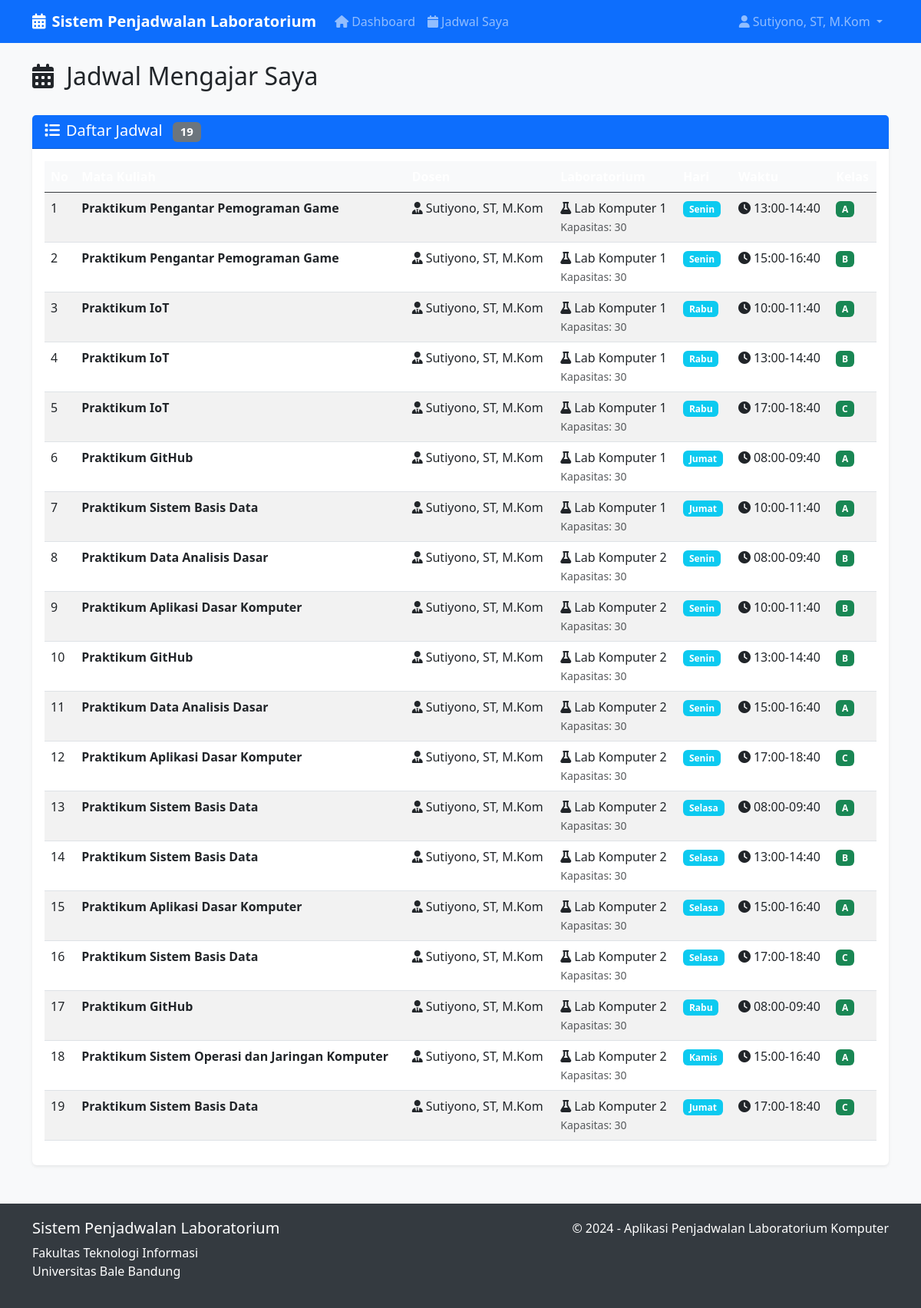
The page /schedules (signed in) on the database its author committed.
### app.py (models this page shows)
class User(db.Model):
    id = db.Column(db.Integer, primary_key=True)
    username = db.Column(db.String(80), unique=True, nullable=False)
    password = db.Column(db.String(120), nullable=False)
    role = db.Column(db.String(20), nullable=False)  # admin, staff, lecturer
    full_name = db.Column(db.String(100), nullable=False)
    schedules = db.relationship('Schedule', backref='lecturer', lazy=True)

class Schedule(db.Model):
    id = db.Column(db.Integer, primary_key=True)
    course_id = db.Column(db.Integer, db.ForeignKey('course.id'), nullable=False)
    lecturer_id = db.Column(db.Integer, db.ForeignKey('user.id'), nullable=False)
    lab_id = db.Column(db.Integer, db.ForeignKey('lab.id'), nullable=False)
    day = db.Column(db.String(10), nullable=False)  # Senin, Selasa, etc.
    time_slot = db.Column(db.String(20), nullable=False)  # 08:00-10:00, etc.
    class_name = db.Column(db.String(5), nullable=False)  # A, B, C
    created_at = db.Column(db.DateTime, default=datetime.utcnow)

class Course(db.Model):
    id = db.Column(db.Integer, primary_key=True)
    code = db.Column(db.String(20), unique=True, nullable=False)
    course_name = db.Column(db.String(100), nullable=False)
    semester = db.Column(db.Integer, nullable=False)  # 1-8
    sks = db.Column(db.Integer, nullable=False)  # 1-4
    schedules = db.relationship('Schedule', backref='course', lazy=True)

class Lab(db.Model):
    id = db.Column(db.Integer, primary_key=True)
    lab_name = db.Column(db.String(50), nullable=False)
    capacity = db.Column(db.Integer, nullable=False)
    schedules = db.relationship('Schedule', backref='laboratory', lazy=True)

### app.py (the view)
@app.route('/schedules')
def schedules():
    if 'user_id' not in session:
        return redirect(url_for('login'))
    user = User.query.get(session['user_id'])
    query = Schedule.query
    if user.role == 'lecturer':
        query = query.filter_by(lecturer_id=user.id)
    lab_id = request.args.get('lab_id')
    day = request.args.get('day')
    if lab_id:
        query = query.filter_by(lab_id=lab_id)
    if day:
        query = query.filter_by(day=day)
    schedules = query.all()
    return render_template('schedules.html', schedules=schedules, user=user, labs=Lab.query.all())

### templates/schedules.html (shortened to what this page needs)
{% extends "base.html" %}
{% block content %}
<div class="row">
    <div class="col-12">
        <div class="d-flex justify-content-between align-items-center mb-4">
            <h2>
                <i class="fas fa-calendar-alt me-2"></i>
                {% if user.role == 'lecturer' %}Jadwal Mengajar Saya{% else %}Manajemen Jadwal{% endif %}
            </h2>
        </div>
    </div>
</div>
<div class="row">
    <div class="col-12">
        <div class="card">
            <div class="card-header">
                <h5 class="mb-0">
                    <i class="fas fa-list me-2"></i>Daftar Jadwal
                    {% if schedules %}
                    <span class="badge bg-secondary ms-2">{{ schedules|length }}</span>
                    {% endif %}
                </h5>
            </div>
            <div class="card-body">
                {% if schedules %}
                <div class="table-responsive">
                    <table class="table table-striped table-hover">
                        <thead class="table-dark">
                            <tr>
                                <th>No</th>
                                <th>Mata Kuliah</th>
                                <th>Dosen</th>
                                <th>Laboratorium</th>
                                <th>Hari</th>
                                <th>Waktu</th>
                                <th>Kelas</th>
                            </tr>
                        </thead>
                        <tbody>
                            {% for schedule in schedules %}
                            <tr>
                                <td>{{ loop.index }}</td>
                                <td>
                                    <strong>{{ schedule.course.course_name }}</strong>
                                </td>
                                <td>
                                    <i class="fas fa-user-tie me-1"></i>{{ schedule.lecturer.full_name }}
                                </td>
                                <td>
                                    <i class="fas fa-flask me-1"></i>{{ schedule.laboratory.lab_name }}
                                    <br><small class="text-muted">Kapasitas: {{ schedule.laboratory.capacity }}</small>
                                </td>
                                <td>
                                    <span class="badge bg-info">{{ schedule.day }}</span>
                                </td>
                                <td>
                                    <i class="fas fa-clock me-1"></i>{{ schedule.time_slot }}
                                </td>
                                <td>
                                    <span class="badge bg-success">{{ schedule.class_name }}</span>
                                </td>
                            </tr>
                            {% endfor %}
                        </tbody>
                    </table>
                </div>
                {% endif %}
            </div>
        </div>
    </div>
</div>
{% endblock %}

### templates/base.html (shortened to what this page needs)
<!DOCTYPE html>
<html lang="id">
<head>
    <link href="https://cdn.jsdelivr.net/npm/bootstrap@5.3.0/dist/css/bootstrap.min.css" rel="stylesheet">
    <link href="https://cdnjs.cloudflare.com/ajax/libs/font-awesome/6.0.0/css/all.min.css" rel="stylesheet">
</head>
<body>
    <nav class="navbar navbar-expand-lg navbar-dark bg-primary">
        <div class="container">
            <a class="navbar-brand" href="{{ url_for('dashboard') }}">
                <i class="fas fa-calendar-alt me-2"></i>Sistem Penjadwalan Laboratorium
            </a>
            {% if session.user_id %}
            <div class="collapse navbar-collapse" id="navbarNav">
                <ul class="navbar-nav me-auto">
                    <li class="nav-item">
                        <a class="nav-link" href="{{ url_for('dashboard') }}">
                            <i class="fas fa-home me-1"></i>Dashboard
                        </a>
                    </li>
                    {% if session.role == 'lecturer' %}
                    <li class="nav-item">
                        <a class="nav-link" href="{{ url_for('schedules') }}">
                            <i class="fas fa-calendar me-1"></i>Jadwal Saya
                        </a>
                    </li>
                    {% endif %}
                </ul>
                <ul class="navbar-nav">
                    <li class="nav-item dropdown">
                        <a class="nav-link dropdown-toggle" href="#" role="button" data-bs-toggle="dropdown">
                            <i class="fas fa-user me-1"></i>{{ session.full_name }}
                        </a>
                    </li>
                </ul>
            </div>
            {% endif %}
        </div>
    </nav>
    <div class="container mt-4">
        {% block content %}{% endblock %}
    </div>
    <footer class="footer">
        <div class="container">
            <div class="row">
                <div class="col-md-6">
                    <h5>Sistem Penjadwalan Laboratorium</h5>
                    <p>Fakultas Teknologi Informasi<br>Universitas Bale Bandung</p>
                </div>
                <div class="col-md-6 text-md-end">
                    <p>&copy; 2024 - Aplikasi Penjadwalan Laboratorium Komputer</p>
                </div>
            </div>
        </div>
    </footer>
</body>
</html>

### templates/base.html (style rules this page uses)
body { background-color: #f8f9fa; }
.navbar-brand { font-weight: bold; }
.card { box-shadow: 0 0.125rem 0.25rem rgba(0, 0, 0, 0.075); border: none; }
.card-header { background-color: #0d6efd; color: white; font-weight: 600; }
.table th { background-color: #f8f9fa; border-top: none; }
.footer { background-color: #343a40; color: white; padding: 20px 0; margin-top: 50px; }

### rows shown on the page
User: full_name "Sutiyono, ST, M.Kom"
Schedule: course.course_name "Praktikum Pengantar Pemograman Game", lecturer.full_name "Sutiyono, ST, M.Kom", laboratory.lab_name "Lab Komputer 1", laboratory.capacity "30", day "Senin", time_slot "13:00-14:40", class_name "A"
Schedule: course.course_name "Praktikum Pengantar Pemograman Game", lecturer.full_name "Sutiyono, ST, M.Kom", laboratory.lab_name "Lab Komputer 1", laboratory.capacity "30", day "Senin", time_slot "15:00-16:40", class_name "B"
Schedule: course.course_name "Praktikum IoT", lecturer.full_name "Sutiyono, ST, M.Kom", laboratory.lab_name "Lab Komputer 1", laboratory.capacity "30", day "Rabu", time_slot "10:00-11:40", class_name "A"
Schedule: course.course_name "Praktikum IoT", lecturer.full_name "Sutiyono, ST, M.Kom", laboratory.lab_name "Lab Komputer 1", laboratory.capacity "30", day "Rabu", time_slot "13:00-14:40", class_name "B"
Schedule: course.course_name "Praktikum IoT", lecturer.full_name "Sutiyono, ST, M.Kom", laboratory.lab_name "Lab Komputer 1", laboratory.capacity "30", day "Rabu", time_slot "17:00-18:40", class_name "C"
Schedule: course.course_name "Praktikum GitHub", lecturer.full_name "Sutiyono, ST, M.Kom", laboratory.lab_name "Lab Komputer 1", laboratory.capacity "30", day "Jumat", time_slot "08:00-09:40", class_name "A"
Schedule: course.course_name "Praktikum Sistem Basis Data", lecturer.full_name "Sutiyono, ST, M.Kom", laboratory.lab_name "Lab Komputer 1", laboratory.capacity "30", day "Jumat", time_slot "10:00-11:40", class_name "A"
Schedule: course.course_name "Praktikum Data Analisis Dasar", lecturer.full_name "Sutiyono, ST, M.Kom", laboratory.lab_name "Lab Komputer 2", laboratory.capacity "30", day "Senin", time_slot "08:00-09:40", class_name "B"
Schedule: course.course_name "Praktikum Aplikasi Dasar Komputer", lecturer.full_name "Sutiyono, ST, M.Kom", laboratory.lab_name "Lab Komputer 2", laboratory.capacity "30", day "Senin", time_slot "10:00-11:40", class_name "B"
Schedule: course.course_name "Praktikum GitHub", lecturer.full_name "Sutiyono, ST, M.Kom", laboratory.lab_name "Lab Komputer 2", laboratory.capacity "30", day "Senin", time_slot "13:00-14:40", class_name "B"
Schedule: course.course_name "Praktikum Data Analisis Dasar", lecturer.full_name "Sutiyono, ST, M.Kom", laboratory.lab_name "Lab Komputer 2", laboratory.capacity "30", day "Senin", time_slot "15:00-16:40", class_name "A"
Schedule: course.course_name "Praktikum Aplikasi Dasar Komputer", lecturer.full_name "Sutiyono, ST, M.Kom", laboratory.lab_name "Lab Komputer 2", laboratory.capacity "30", day "Senin", time_slot "17:00-18:40", class_name "C"
Schedule: course.course_name "Praktikum Sistem Basis Data", lecturer.full_name "Sutiyono, ST, M.Kom", laboratory.lab_name "Lab Komputer 2", laboratory.capacity "30", day "Selasa", time_slot "08:00-09:40", class_name "A"
Schedule: course.course_name "Praktikum Sistem Basis Data", lecturer.full_name "Sutiyono, ST, M.Kom", laboratory.lab_name "Lab Komputer 2", laboratory.capacity "30", day "Selasa", time_slot "13:00-14:40", class_name "B"
Schedule: course.course_name "Praktikum Aplikasi Dasar Komputer", lecturer.full_name "Sutiyono, ST, M.Kom", laboratory.lab_name "Lab Komputer 2", laboratory.capacity "30", day "Selasa", time_slot "15:00-16:40", class_name "A"
Schedule: course.course_name "Praktikum Sistem Basis Data", lecturer.full_name "Sutiyono, ST, M.Kom", laboratory.lab_name "Lab Komputer 2", laboratory.capacity "30", day "Selasa", time_slot "17:00-18:40", class_name "C"
Schedule: course.course_name "Praktikum GitHub", lecturer.full_name "Sutiyono, ST, M.Kom", laboratory.lab_name "Lab Komputer 2", laboratory.capacity "30", day "Rabu", time_slot "08:00-09:40", class_name "A"
Schedule: course.course_name "Praktikum Sistem Operasi dan Jaringan Komputer", lecturer.full_name "Sutiyono, ST, M.Kom", laboratory.lab_name "Lab Komputer 2", laboratory.capacity "30", day "Kamis", time_slot "15:00-16:40", class_name "A"
Schedule: course.course_name "Praktikum Sistem Basis Data", lecturer.full_name "Sutiyono, ST, M.Kom", laboratory.lab_name "Lab Komputer 2", laboratory.capacity "30", day "Jumat", time_slot "17:00-18:40", class_name "C"

### other values the page prints
{{ schedules|length }} "19"
